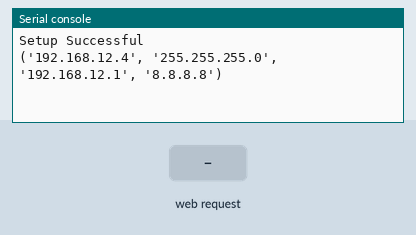
Bench run of a program on a simulated MicroPython board. Parts: the last lines printed to the serial console. Inputs (shaded band) come from the test bench. The board's own WiFi access point starts at once.

Above: at 1.2 s.
1.3 s: HTTP request GET /?forward received
At 1.9 s:
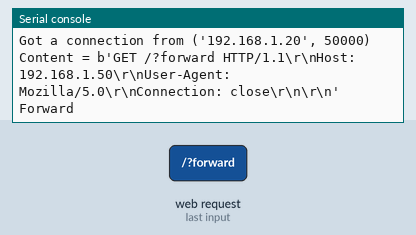
2.8 s: HTTP request GET /?back received
At 4.0 s:
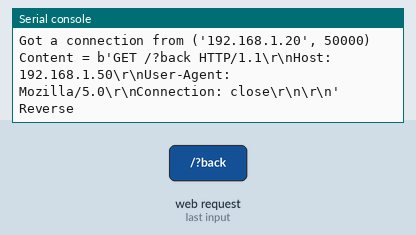
4.3 s: HTTP request GET /?left received
At 5.4 s:
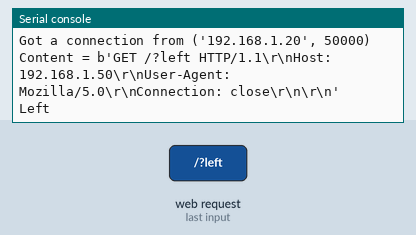
5.8 s: HTTP request GET /?right received
At 6.5 s:
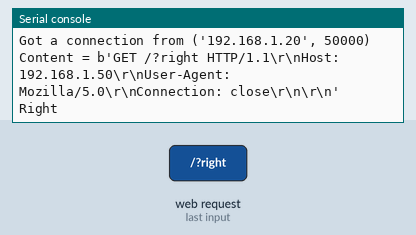
7.3 s: HTTP request GET /?stop received
At 7.7 s:
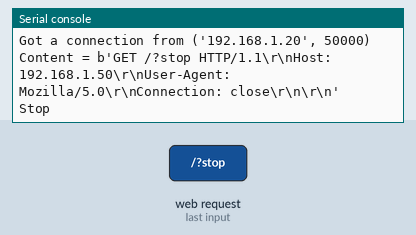
8.8 s: HTTP request GET / received
At 10.0 s:
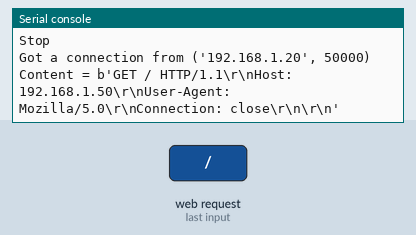

The program:

mian.py
```python
try:
    import usocket as socket
except:
    import socket

import network

import esp
esp.osdebug(None)

import gc
gc.collect()

ssid = 'Mapper'
password = 'JokesOnYou'

ap = network.WLAN(network.AP_IF)
ap.active(True)
ap.ifconfig(('192.168.12.4','255.255.255.0', '192.168.12.1', '8.8.8.8'))
ap.config(essid=ssid, password=password, authmode = 3)

while ap.active() == False:
    pass

print('Setup Successful')
print(ap.ifconfig())

def web_page(line):

    STATUS = line[0]

    html ="""<html>
    <head>
      <title>ESP Web Server</title>
      <meta name="viewport" content="width=device-width, initial-scale=1">
      <link rel="icon" href="data:,">
      <style>

        html {
          font-family: Helvetica;
          display: inline-block;
          margin: 0px auto;
          text-align: center;
          background-color: Black;
          color: Green;
        }

        h1 {
          color: White;
          padding: vh;
        }

        p {
          font-size: 1.5rem;
          margin:5px;
          color: White;
        }

        .button {
          display: inline-block;
          background-color: red;
          border: none;
          border-radius: 20px;
          color: White;
          padding: 16px 40px;
          text-decoration: none;
          font-size: 30px;
          margin: 1px;
          cursor: pointer;
        }

        .button2 {
          background-color: #e7bd3b;
        }
      </style>
    </head>
    <body>
      <h1>ESP Web Server</h1>
      <p>""" + STATUS + """</p>
      <p><a href="/?forward"><button class="button button2">^</button></a></p>
      <p><a href="/?left"><button class="button button2"><</button></a><a href="/?stop"><button class="button button"><span>&#9888;</span></button></a><a href="/?right"><button class="button button2">></button></a></p>
      <p><a href="/?back"><button class="button button2">v</button></a></p>
    </body>

    </html>"""
    return html

s = socket.socket(socket.AF_INET, socket.SOCK_STREAM)
s.bind(('', 80))
s.listen(5)

line = [""]

while True:
    conn, addr = s.accept()
    print('Got a connection from %s' % str(addr))
    request = conn.recv(1024)
    request = str(request)
    print('Content = %s' % request)
    # =====================================================================
    forward = request.find('/?forward')
    back = request.find('/?back')
    left = request.find('/?left')
    right = request.find('/?right')
    stop = request.find('/?stop')

    if forward == 6:
        print ("Forward")
        line = ["Forward"]
    if back == 6:
        print ("Reverse")
        line = ["Reverse"]
    if left == 6:
        print ("Left")
        line = ["Left"]
    if right == 6:
        print ("Right")
        line = ["Right"]
    if stop == 6:
        print ("Stop")
        line = ["Stop"]

    # =====================================================================
    response = web_page(line)
    conn.send(response)
    conn.close()
```

Measured:
- after the input at 1.3 s, the serial console: prints a new line at once (image 1)
- after the input at 2.8 s, the serial console: prints a new line at once (image 2)
- after the input at 4.3 s, the serial console: prints a new line at once (image 3)
- after the input at 5.8 s, the serial console: prints a new line at once (image 4)
- after the input at 7.3 s, the serial console: prints a new line at once (image 5)
- after the input at 8.8 s, the serial console: prints a new line at once (image 6)
